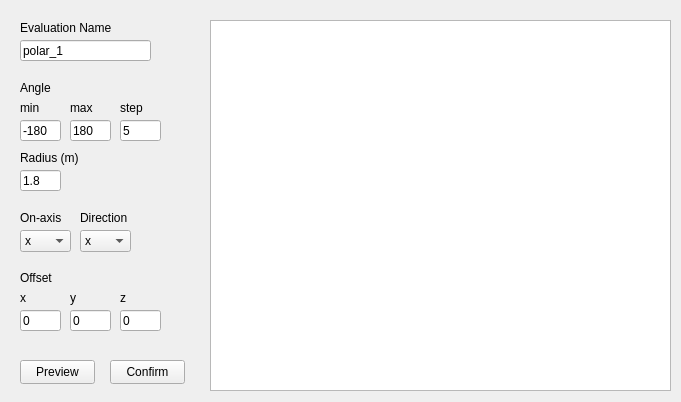
<?xml version="1.0" encoding="UTF-8"?>
<ui version="4.0">
 <class>Form</class>
 <widget class="QWidget" name="Form">
  <property name="geometry">
   <rect>
    <x>0</x>
    <y>0</y>
    <width>681</width>
    <height>402</height>
   </rect>
  </property>
  <property name="windowTitle">
   <string>Form</string>
  </property>
  <widget class="QLabel" name="label">
   <property name="geometry">
    <rect>
     <x>20</x>
     <y>20</y>
     <width>91</width>
     <height>16</height>
    </rect>
   </property>
   <property name="text">
    <string>Evaluation Name</string>
   </property>
  </widget>
  <widget class="QLineEdit" name="lineEdit">
   <property name="geometry">
    <rect>
     <x>20</x>
     <y>40</y>
     <width>131</width>
     <height>21</height>
    </rect>
   </property>
   <property name="text">
    <string>polar_1</string>
   </property>
  </widget>
  <widget class="QGraphicsView" name="graphicsView">
   <property name="geometry">
    <rect>
     <x>210</x>
     <y>20</y>
     <width>461</width>
     <height>371</height>
    </rect>
   </property>
  </widget>
  <widget class="QLineEdit" name="lineEdit_2">
   <property name="geometry">
    <rect>
     <x>20</x>
     <y>120</y>
     <width>41</width>
     <height>21</height>
    </rect>
   </property>
   <property name="text">
    <string>-180</string>
   </property>
  </widget>
  <widget class="QLabel" name="label_2">
   <property name="geometry">
    <rect>
     <x>70</x>
     <y>100</y>
     <width>31</width>
     <height>16</height>
    </rect>
   </property>
   <property name="text">
    <string>max</string>
   </property>
  </widget>
  <widget class="QLineEdit" name="lineEdit_3">
   <property name="geometry">
    <rect>
     <x>70</x>
     <y>120</y>
     <width>41</width>
     <height>21</height>
    </rect>
   </property>
   <property name="text">
    <string>180</string>
   </property>
  </widget>
  <widget class="QLabel" name="label_3">
   <property name="geometry">
    <rect>
     <x>20</x>
     <y>100</y>
     <width>31</width>
     <height>16</height>
    </rect>
   </property>
   <property name="text">
    <string>min</string>
   </property>
  </widget>
  <widget class="QLabel" name="label_4">
   <property name="geometry">
    <rect>
     <x>20</x>
     <y>150</y>
     <width>61</width>
     <height>16</height>
    </rect>
   </property>
   <property name="text">
    <string>Radius (m)</string>
   </property>
  </widget>
  <widget class="QLineEdit" name="lineEdit_4">
   <property name="geometry">
    <rect>
     <x>20</x>
     <y>170</y>
     <width>41</width>
     <height>21</height>
    </rect>
   </property>
   <property name="text">
    <string>1.8</string>
   </property>
  </widget>
  <widget class="QLabel" name="label_5">
   <property name="geometry">
    <rect>
     <x>20</x>
     <y>210</y>
     <width>49</width>
     <height>16</height>
    </rect>
   </property>
   <property name="text">
    <string>On-axis</string>
   </property>
  </widget>
  <widget class="QLabel" name="label_6">
   <property name="geometry">
    <rect>
     <x>20</x>
     <y>80</y>
     <width>49</width>
     <height>16</height>
    </rect>
   </property>
   <property name="text">
    <string>Angle</string>
   </property>
  </widget>
  <widget class="QPushButton" name="pushButton">
   <property name="geometry">
    <rect>
     <x>110</x>
     <y>360</y>
     <width>75</width>
     <height>24</height>
    </rect>
   </property>
   <property name="text">
    <string>Confirm</string>
   </property>
  </widget>
  <widget class="QLabel" name="label_7">
   <property name="geometry">
    <rect>
     <x>120</x>
     <y>100</y>
     <width>31</width>
     <height>16</height>
    </rect>
   </property>
   <property name="text">
    <string>step</string>
   </property>
  </widget>
  <widget class="QLineEdit" name="lineEdit_5">
   <property name="geometry">
    <rect>
     <x>120</x>
     <y>120</y>
     <width>41</width>
     <height>21</height>
    </rect>
   </property>
   <property name="text">
    <string>5</string>
   </property>
  </widget>
  <widget class="QPushButton" name="pushButton_2">
   <property name="geometry">
    <rect>
     <x>20</x>
     <y>360</y>
     <width>75</width>
     <height>24</height>
    </rect>
   </property>
   <property name="text">
    <string>Preview</string>
   </property>
  </widget>
  <widget class="QLabel" name="label_8">
   <property name="geometry">
    <rect>
     <x>20</x>
     <y>290</y>
     <width>31</width>
     <height>16</height>
    </rect>
   </property>
   <property name="text">
    <string>x</string>
   </property>
  </widget>
  <widget class="QLabel" name="label_9">
   <property name="geometry">
    <rect>
     <x>120</x>
     <y>290</y>
     <width>31</width>
     <height>16</height>
    </rect>
   </property>
   <property name="text">
    <string>z</string>
   </property>
  </widget>
  <widget class="QLineEdit" name="lineEdit_6">
   <property name="geometry">
    <rect>
     <x>70</x>
     <y>310</y>
     <width>41</width>
     <height>21</height>
    </rect>
   </property>
   <property name="text">
    <string>0</string>
   </property>
  </widget>
  <widget class="QLabel" name="label_10">
   <property name="geometry">
    <rect>
     <x>20</x>
     <y>270</y>
     <width>49</width>
     <height>16</height>
    </rect>
   </property>
   <property name="text">
    <string>Offset</string>
   </property>
  </widget>
  <widget class="QLineEdit" name="lineEdit_7">
   <property name="geometry">
    <rect>
     <x>20</x>
     <y>310</y>
     <width>41</width>
     <height>21</height>
    </rect>
   </property>
   <property name="text">
    <string>0</string>
   </property>
  </widget>
  <widget class="QLabel" name="label_11">
   <property name="geometry">
    <rect>
     <x>70</x>
     <y>290</y>
     <width>31</width>
     <height>16</height>
    </rect>
   </property>
   <property name="text">
    <string>y</string>
   </property>
  </widget>
  <widget class="QLineEdit" name="lineEdit_8">
   <property name="geometry">
    <rect>
     <x>120</x>
     <y>310</y>
     <width>41</width>
     <height>21</height>
    </rect>
   </property>
   <property name="text">
    <string>0</string>
   </property>
  </widget>
  <widget class="QComboBox" name="comboBox">
   <property name="geometry">
    <rect>
     <x>20</x>
     <y>230</y>
     <width>51</width>
     <height>22</height>
    </rect>
   </property>
   <item>
    <property name="text">
     <string>x</string>
    </property>
   </item>
   <item>
    <property name="text">
     <string>-x</string>
    </property>
   </item>
   <item>
    <property name="text">
     <string>y</string>
    </property>
   </item>
   <item>
    <property name="text">
     <string>-y</string>
    </property>
   </item>
   <item>
    <property name="text">
     <string>z</string>
    </property>
   </item>
   <item>
    <property name="text">
     <string>-z</string>
    </property>
   </item>
  </widget>
  <widget class="QComboBox" name="comboBox_2">
   <property name="geometry">
    <rect>
     <x>80</x>
     <y>230</y>
     <width>51</width>
     <height>22</height>
    </rect>
   </property>
   <item>
    <property name="text">
     <string>x</string>
    </property>
   </item>
   <item>
    <property name="text">
     <string>-x</string>
    </property>
   </item>
   <item>
    <property name="text">
     <string>y</string>
    </property>
   </item>
   <item>
    <property name="text">
     <string>-y</string>
    </property>
   </item>
   <item>
    <property name="text">
     <string>z</string>
    </property>
   </item>
   <item>
    <property name="text">
     <string>-z</string>
    </property>
   </item>
  </widget>
  <widget class="QLabel" name="label_12">
   <property name="geometry">
    <rect>
     <x>80</x>
     <y>210</y>
     <width>61</width>
     <height>16</height>
    </rect>
   </property>
   <property name="text">
    <string>Direction</string>
   </property>
  </widget>
 </widget>
 <resources/>
 <connections/>
</ui>
